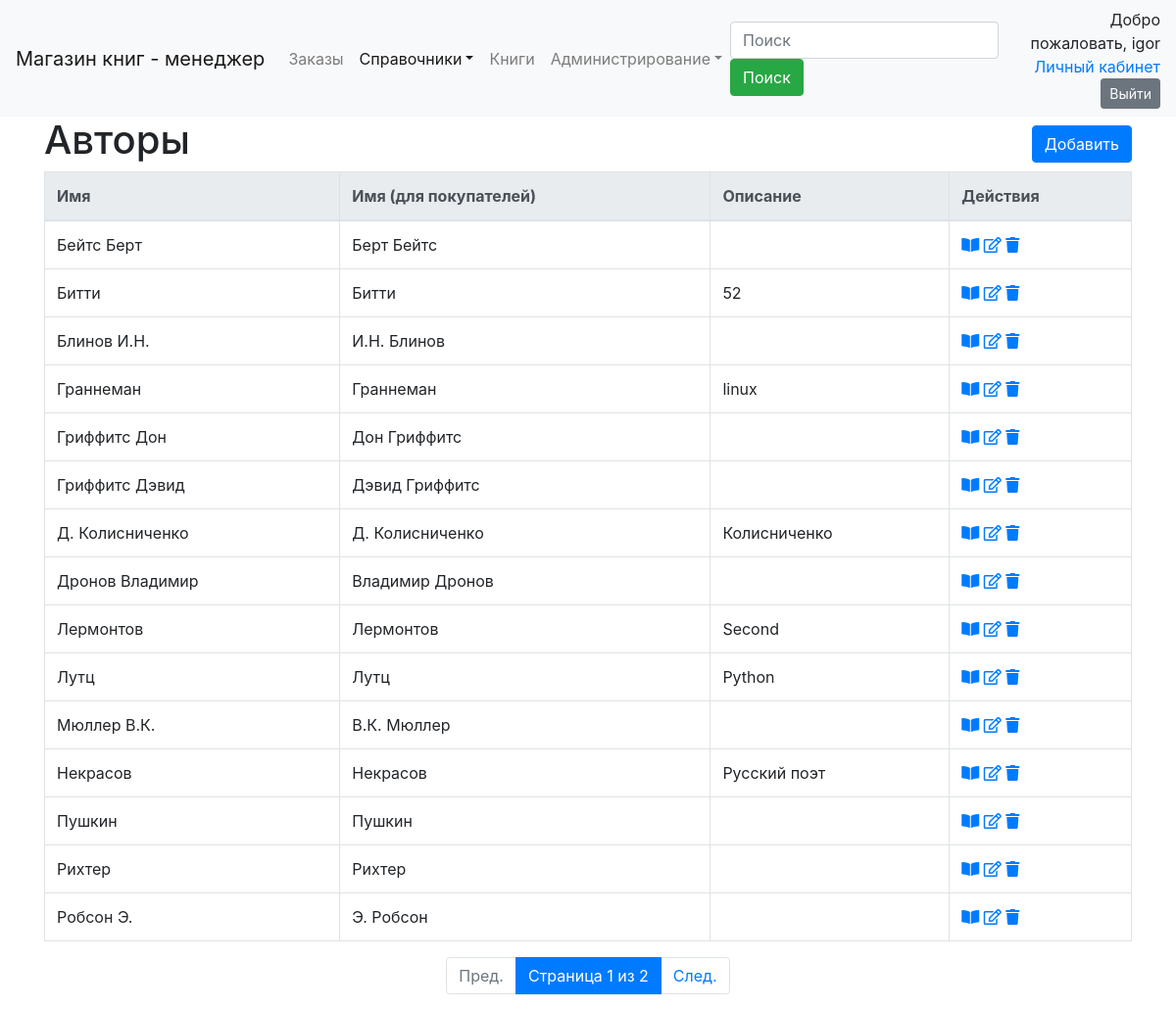
Screenshot of /ref/author/ (signed in) with the database file from the repository.
### dimensionsapp/models.py (models this page shows, shortened)
class Dimension(models.Model):
    name = models.CharField("Наименование", max_length=50, unique=True)
    description = models.TextField("Описание", blank=True, )
    class Meta:
        abstract = True
        ordering = ['name']

class Author(Dimension):
    biography = models.TextField("Биография", blank=True, )
    namePublic = models.CharField("Имя (для покупателя)", max_length=100)
    @classmethod
    def get_create_url(cls):
        return reverse_lazy('author_create')
    def get_detail_url(self):
        return reverse_lazy('author_detail', args=[self.pk])
    def get_update_url(self):
        return reverse_lazy('author_update', args=[self.pk])
    def get_delete_url(self):
        return reverse_lazy('author_delete', args=[self.pk])
    class Meta(Dimension.Meta):
        verbose_name = 'автор'
        verbose_name_plural = 'авторы'

### dimensionsapp/views.py (the view)
# urls.py: path('author/', AuthorListView.as_view(), name='author_list'),
class AuthorListView(ManagerListViewFilter):
    model = Author
    form = SearchFormAuthor

### dimensionsapp/form.py
class SearchFormAuthor(forms.Form):
    search = forms.CharField(label='Имя', required=False)

### dimensionsapp/templatetags/paginator_page.py (called while the page is built)
@register.filter
def paginator_page(value, arg):
    qd = value.copy()
    qd['page'] = arg
    return '?' + qd.urlencode()

### dimensionsapp/views.py (called while the page is built)
    def get_context_data(self, *, object_list=None, **kwargs):
        context = super().get_context_data(**kwargs)
        if 'search' in self.request.GET:
            context['form'] = self.form({'search': self.request.GET['search']})
            context['search_string'] = self.request.GET['search']
        else:
            context['form'] = self.form()
        return context

    def get_queryset(self):
        qs = super().get_queryset()
        if 'search' in self.request.GET and self.request.GET['search'] != '':
            name = self.request.GET['search']
            qs = qs.filter(name__icontains=name)
        return qs

### dimensionsapp/templates/dimensionsapp/author_list.html (shortened to what this page needs)
{% extends 'dimension_list.html' %}
{% block list_header %}
    <th>Имя</th>
    <th>Имя (для покупателей)</th>
    <th>Описание</th>
{% endblock %}
{% block list_element %}
    <td>{{ object.name }}</td>
    <td>{{ object.namePublic }}</td>
    <td>{{  object.description }}</td>
{% endblock %}
{% block header %}
        <H1>Авторы</H1>
{% endblock %}

### templates/dimension_list.html (shortened to what this page needs)
{% extends 'base.html' %}
{% load static %}
{% load crispy_forms_tags %}
{% load paginator_page %}
{% block navbar %}
    {% include 'navbar.html' with search_tag="search" active="dimension" %}
{% endblock %}
{% block body %}
    <div class="container">
        <div class="row align-items-center">
            <div class="col-auto">
                {% block header %}{% endblock %}
            </div>
            <div class="col text-right">
                {% block create %}
                    <a href="{% block create_ankor %}{{ object_list.model.get_create_url }}{% endblock %}"
                       class="btn btn-primary my-1">Добавить</a>
                {% endblock %}
            </div>
        </div>
        <table class="table table-bordered">
            {% block dimension_list %}
                <thead class="thead-light">
                <tr>
                    {% block list_header %}{% endblock %}
                    <th>Действия</th>
                </tr>
                </thead>
                <tbody>
                {% for object in object_list %}
                    <tr>
                        {% block list_element %}{% endblock %}
                        {% block actions %}
                            <td>
                                <a href="{% block  url_view %}{{ object.get_detail_url }}{% endblock %}"
                                   title="Посмотреть"><i class="fas fa-book-open"></i></a>
                                <a href="{% block  url_edit %}{{ object.get_update_url }}{% endblock %}"
                                   title="Править"><i class="far fa-edit"></i></a>
                                <a href="{% block  url_delete %}{{ object.get_delete_url }}{% endblock %}"
                                   title="Удалить"><i class="fas fa-trash"></i></a>
                            </td>
                        {% endblock %}
                    </tr>
                {% endfor %}
                </tbody>
            {% endblock %}
        </table>
        {% block paginator %}
            {% if is_paginated %}
                <ul class="pagination  justify-content-center">
                    {% if page_obj.has_previous %}
                        <li class="page-item">
                            <a href="{{ view.request.GET|paginator_page:page_obj.previous_page_number }}"
                               class="page-link">Пред.</a>
                        </li>
                    {% else %}
                        <li class="page-item disabled">
                            <a href="#" tabindex="-1" class="page-link">Пред.</a>
                        </li>
                    {% endif %}
                    <li class="page-item active">
                        <span class="page-link"> Страница {{ page_obj.number }} из {{ page_obj.paginator.num_pages }}</span>
                    </li>
                    {% if page_obj.has_next %}
                        <li class="page-item">
                            <a href="{{ view.request.GET|paginator_page:page_obj.next_page_number }}" class="page-link">След.</a>
                        </li>
                    {% else %}
                        <li class="page-item disabled">
                            <a href="#" tabindex="-1" class="page-link">След.</a>
                        </li>
                    {% endif %}
                </ul>
            {% endif %}
        {% endblock paginator %}
    </div>
{% endblock body %}

### templates/navbar.html (shortened to what this page needs)
<header class="navbar navbar-expand-lg navbar-light bg-light">
    {% if perms.orderapp.manager %}
        <a class="navbar-brand" href="#">Магазин книг - менеджер</a>
    {% else %}
        <a class="navbar-brand" href="{% url 'main-page' %}">Магазин книг</a>
    {% endif %}
    <div class="collapse navbar-collapse" id="navbarSupportedContent">
        <ul class="navbar-nav mr-auto">
            {% if perms.orderapp.manager %}
                <li class="nav-item {% if active == 'order' %}active{% endif %}">
                    <a class="nav-link" href="{% url 'order_active_list' %}">Заказы</a>
                </li>
            {% endif %}
            {% if perms.orderapp.manager %}
                <li class="nav-item dropdown {% if active == 'dimension' %}active{% endif %}">
                    <a class="nav-link dropdown-toggle" href="{% url 'dimensions_list' %}" id="navbarDropdown"
                       role="button"
                       data-toggle="dropdown" aria-haspopup="true" aria-expanded="false">Справочники</a>
                </li>
            {% endif %}
            {% if perms.orderapp.manager %}
                <li class="nav-item {% if active == 'book' %}active{% endif %}">
                    <a class="nav-link" href="{% url 'book_list' %}">Книги</a>
                </li>
            {% endif %}
            {% if perms.orderapp.manager %}
                <li class="nav-item dropdown {% if active == 'administration' %}active{% endif %}">
                    <a class="nav-link dropdown-toggle" href="{% url 'dimensions_list' %}" id="navbarDropdown"
                       role="button"
                       data-toggle="dropdown" aria-haspopup="true" aria-expanded="false">Администрирование</a>
                </li>
            {% endif %}
        </ul>
        {% if perms.orderapp.manager %}
            {% if search_tag %}
                <form class="form-inline my-2 my-lg-0" {% if search_page %}action="{% url search_page %}"{% endif %}>
                    <input class="form-control mr-sm-2" type="search" placeholder="Поиск" name="{{ search_tag }}"
                           aria-label="Search" {% if search_string %}value="{{ search_string }}" {% endif %}>
                    <button class="btn btn-success my-2 my-sm-0" type="submit">Поиск</button>
                </form>
            {% endif %}
        {% endif %}
        <div class="ml-3 text-right">
            {% if user.is_authenticated %}
                <span class="">Добро пожаловать, {{ user.username }}</span>
                <form action="{% url 'auth:log_out' %}" method="post">
                    <a href="{% url 'auth:user' %}">Личный кабинет</a>
                    <button class="btn btn-secondary btn-sm">Выйти</button>
                </form>
            {% else %}
                <span>Вы не вошли на сайт</span>
                <p class="m-0"><a href="{% url 'auth:register' %}">Регистрация</a> <a
                        href="{% url 'auth:log_in' %}?next={{ view.request.path }}">Вход</a></p>
            {% endif %}
        </div>
    </div>
</header>

### rows the page displays
Author: name "Бейтс Берт", namePublic "Берт Бейтс"
Author: name "Битти", namePublic "Битти", description "52"
Author: name "Блинов И.Н.", namePublic "И.Н. Блинов"
Author: name "Граннеман", namePublic "Граннеман", description "linux"
Author: name "Гриффитс Дон", namePublic "Дон Гриффитс"
Author: name "Гриффитс Дэвид", namePublic "Дэвид Гриффитс"
Author: name "Д. Колисниченко", namePublic "Д. Колисниченко", description "Колисниченко"
Author: name "Дронов Владимир", namePublic "Владимир Дронов"
Author: name "Лермонтов", namePublic "Лермонтов", description "Second"
Author: name "Лутц", namePublic "Лутц", description "Python"
Author: name "Мюллер В.К.", namePublic "В.К. Мюллер"
Author: name "Некрасов", namePublic "Некрасов", description "Русский поэт"
Author: name "Пушкин", namePublic "Пушкин"
Author: name "Рихтер", namePublic "Рихтер"
Author: name "Робсон Э.", namePublic "Э. Робсон"

### other values shown
{{ user.username }} "igor"
{{ page_obj.number }} "1"
{{ page_obj.paginator.num_pages }} "2"
